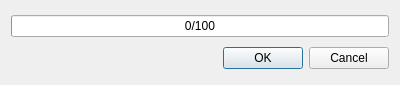
<?xml version="1.0" encoding="UTF-8"?>
<ui version="4.0">
 <class>collectingpostsdialog</class>
 <widget class="QDialog" name="collectingpostsdialog">
  <property name="geometry">
   <rect>
    <x>0</x>
    <y>0</y>
    <width>400</width>
    <height>85</height>
   </rect>
  </property>
  <property name="windowTitle">
   <string>Dialog</string>
  </property>
  <layout class="QVBoxLayout" name="verticalLayout">
   <item>
    <widget class="QProgressBar" name="progressBar">
     <property name="value">
      <number>0</number>
     </property>
     <property name="format">
      <string>%v/%m</string>
     </property>
    </widget>
   </item>
   <item>
    <widget class="QDialogButtonBox" name="buttonBox">
     <property name="orientation">
      <enum>Qt::Horizontal</enum>
     </property>
     <property name="standardButtons">
      <set>QDialogButtonBox::Cancel|QDialogButtonBox::Ok</set>
     </property>
    </widget>
   </item>
  </layout>
 </widget>
 <resources/>
 <connections>
  <connection>
   <sender>buttonBox</sender>
   <signal>accepted()</signal>
   <receiver>collectingpostsdialog</receiver>
   <slot>accept()</slot>
   <hints>
    <hint type="sourcelabel">
     <x>248</x>
     <y>254</y>
    </hint>
    <hint type="destinationlabel">
     <x>157</x>
     <y>274</y>
    </hint>
   </hints>
  </connection>
  <connection>
   <sender>buttonBox</sender>
   <signal>rejected()</signal>
   <receiver>collectingpostsdialog</receiver>
   <slot>reject()</slot>
   <hints>
    <hint type="sourcelabel">
     <x>316</x>
     <y>260</y>
    </hint>
    <hint type="destinationlabel">
     <x>286</x>
     <y>274</y>
    </hint>
   </hints>
  </connection>
 </connections>
</ui>
